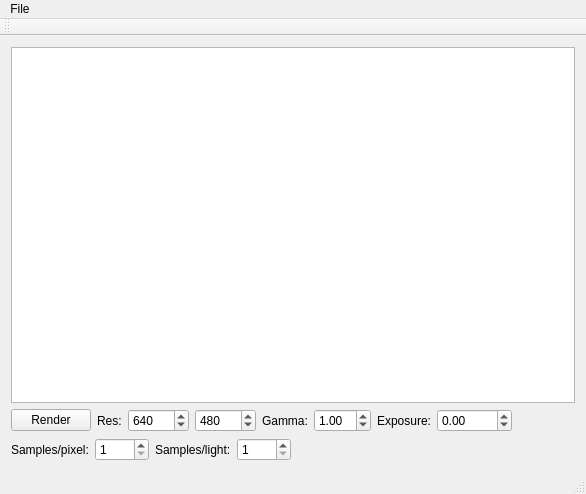
<?xml version="1.0" encoding="UTF-8"?>
<ui version="4.0">
 <class>MainWindow</class>
 <widget class="QMainWindow" name="MainWindow">
  <property name="geometry">
   <rect>
    <x>0</x>
    <y>0</y>
    <width>586</width>
    <height>494</height>
   </rect>
  </property>
  <property name="windowTitle">
   <string>MainWindow</string>
  </property>
  <widget class="QWidget" name="centralWidget">
   <layout class="QVBoxLayout" name="verticalLayout">
    <item>
     <widget class="QGraphicsView" name="renderGraphicsView"/>
    </item>
    <item>
     <layout class="QHBoxLayout" name="horizontalLayout">
      <item>
       <widget class="QPushButton" name="renderButton">
        <property name="text">
         <string>Render</string>
        </property>
       </widget>
      </item>
      <item>
       <widget class="QLabel" name="resolutionLabel">
        <property name="text">
         <string>Res:</string>
        </property>
       </widget>
      </item>
      <item>
       <widget class="QSpinBox" name="widthSpinBox">
        <property name="minimum">
         <number>1</number>
        </property>
        <property name="maximum">
         <number>16384</number>
        </property>
        <property name="value">
         <number>640</number>
        </property>
       </widget>
      </item>
      <item>
       <widget class="QSpinBox" name="heightSpinBox">
        <property name="minimum">
         <number>1</number>
        </property>
        <property name="maximum">
         <number>16384</number>
        </property>
        <property name="value">
         <number>480</number>
        </property>
       </widget>
      </item>
      <item>
       <widget class="QLabel" name="gammaLabel">
        <property name="text">
         <string>Gamma:</string>
        </property>
       </widget>
      </item>
      <item>
       <widget class="QDoubleSpinBox" name="gammaSpinBox">
        <property name="minimum">
         <double>0.010000000000000</double>
        </property>
        <property name="value">
         <double>1.000000000000000</double>
        </property>
       </widget>
      </item>
      <item>
       <widget class="QLabel" name="exposureLabel">
        <property name="text">
         <string>Exposure:</string>
        </property>
       </widget>
      </item>
      <item>
       <widget class="QDoubleSpinBox" name="exposureSpinBox">
        <property name="minimum">
         <double>-1000.000000000000000</double>
        </property>
        <property name="maximum">
         <double>1000.000000000000000</double>
        </property>
        <property name="singleStep">
         <double>0.100000000000000</double>
        </property>
       </widget>
      </item>
      <item>
       <spacer name="horizontalSpacer">
        <property name="orientation">
         <enum>Qt::Horizontal</enum>
        </property>
        <property name="sizeHint" stdset="0">
         <size>
          <width>40</width>
          <height>20</height>
         </size>
        </property>
       </spacer>
      </item>
     </layout>
    </item>
    <item>
     <layout class="QHBoxLayout" name="horizontalLayout_2">
      <item>
       <widget class="QLabel" name="pixelSamplesLabel">
        <property name="text">
         <string>Samples/pixel:</string>
        </property>
       </widget>
      </item>
      <item>
       <widget class="QSpinBox" name="pixelSamplesSpinBox">
        <property name="minimum">
         <number>1</number>
        </property>
        <property name="maximum">
         <number>9999</number>
        </property>
       </widget>
      </item>
      <item>
       <widget class="QLabel" name="lightSamplesLabel">
        <property name="text">
         <string>Samples/light:</string>
        </property>
       </widget>
      </item>
      <item>
       <widget class="QSpinBox" name="lightSamplesSpinBox">
        <property name="minimum">
         <number>1</number>
        </property>
        <property name="maximum">
         <number>9999</number>
        </property>
       </widget>
      </item>
      <item>
       <spacer name="horizontalSpacer_2">
        <property name="orientation">
         <enum>Qt::Horizontal</enum>
        </property>
        <property name="sizeHint" stdset="0">
         <size>
          <width>40</width>
          <height>20</height>
         </size>
        </property>
       </spacer>
      </item>
     </layout>
    </item>
   </layout>
  </widget>
  <widget class="QMenuBar" name="menuBar">
   <property name="geometry">
    <rect>
     <x>0</x>
     <y>0</y>
     <width>586</width>
     <height>25</height>
    </rect>
   </property>
   <widget class="QMenu" name="menuFile">
    <property name="title">
     <string>File</string>
    </property>
    <addaction name="actionQuit"/>
   </widget>
   <addaction name="menuFile"/>
  </widget>
  <widget class="QToolBar" name="mainToolBar">
   <attribute name="toolBarArea">
    <enum>TopToolBarArea</enum>
   </attribute>
   <attribute name="toolBarBreak">
    <bool>false</bool>
   </attribute>
  </widget>
  <widget class="QStatusBar" name="statusBar"/>
  <action name="actionQuit">
   <property name="text">
    <string>Quit</string>
   </property>
  </action>
 </widget>
 <layoutdefault spacing="6" margin="11"/>
 <resources/>
 <connections/>
</ui>
